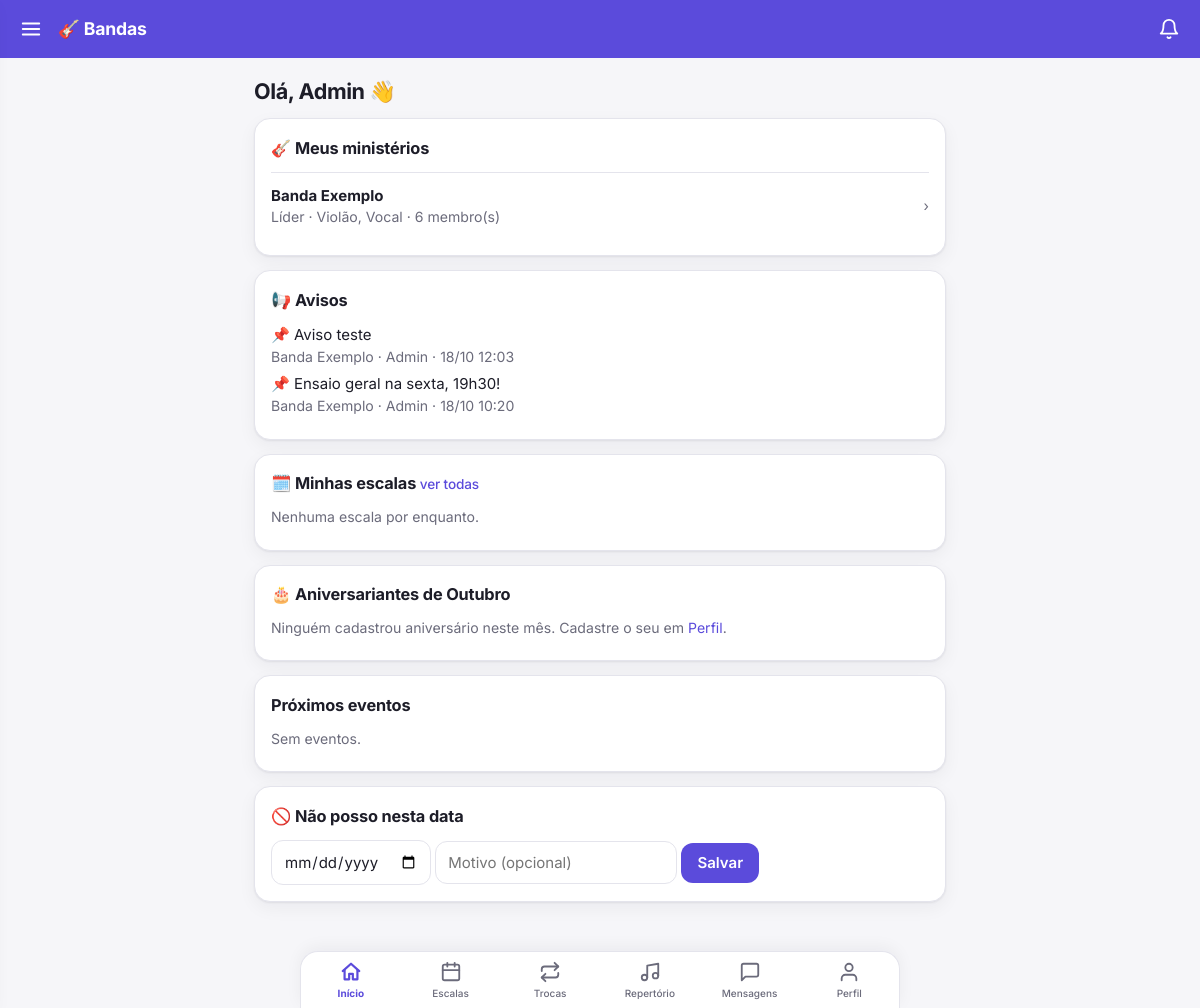
Page / (signed in) on the earlier database version.
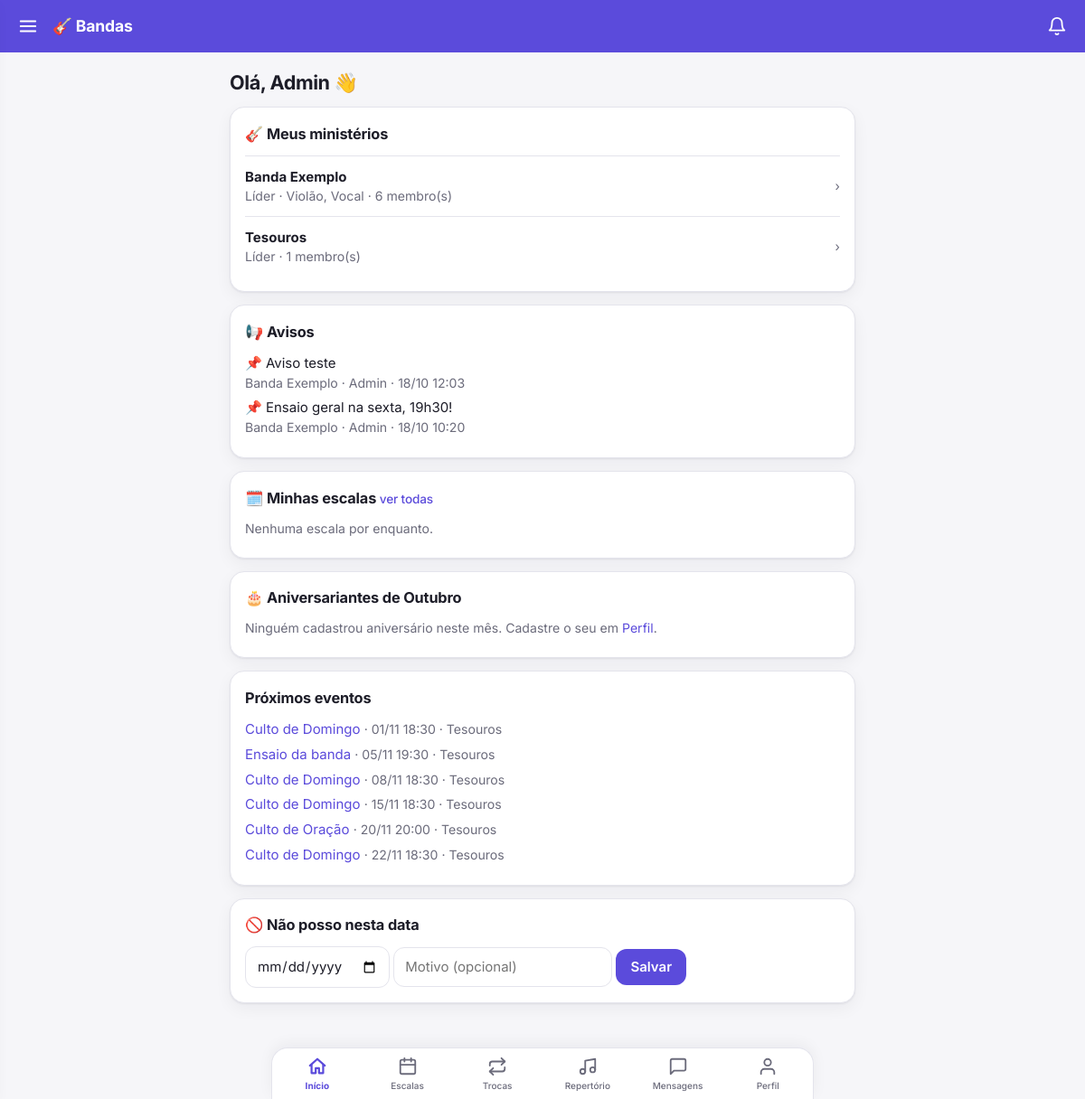
Same page on the later database version.
### core/models.py (models this page shows, shortened)
class Membro(models.Model):
    PAPEIS = [("lider", "Líder"), ("membro", "Membro")]
    user = models.ForeignKey(settings.AUTH_USER_MODEL, on_delete=models.CASCADE, related_name="membros")
    banda = models.ForeignKey(Banda, on_delete=models.CASCADE, related_name="membros")
    papel = models.CharField(max_length=10, choices=PAPEIS, default="membro")
    instrumentos = models.CharField(max_length=200, blank=True, help_text="Ex.: Violão, Baixo, Vocal")
    class Meta:
        unique_together = ("user", "banda")

class Banda(models.Model):
    nome = models.CharField(max_length=100)
    descricao = models.TextField(blank=True)
    def __str__(self):
        return self.nome

class Aviso(models.Model):
    banda = models.ForeignKey(Banda, on_delete=models.CASCADE, related_name="avisos")
    autor = models.ForeignKey(settings.AUTH_USER_MODEL, on_delete=models.SET_NULL, null=True)
    texto = models.TextField()
    fixado = models.BooleanField(default=False)
    criado = models.DateTimeField(auto_now_add=True)
    class Meta:
        ordering = ["-fixado", "-criado"]

class Evento(models.Model):
    TIPOS = [("ensaio", "Ensaio"), ("culto", "Culto/Missa"), ("show", "Show"), ("outro", "Outro")]
    banda = models.ForeignKey(Banda, on_delete=models.CASCADE, related_name="eventos")
    titulo = models.CharField(max_length=150)
    tipo = models.CharField(max_length=10, choices=TIPOS, default="ensaio")
    data_hora = models.DateTimeField()
    local = models.CharField(max_length=150, blank=True)
    descricao = models.TextField(blank=True)
    importacao = models.ForeignKey("ImportacaoEventos", null=True, blank=True, on_delete=models.SET_NULL,
                                   related_name="eventos")
    class Meta:
        ordering = ["data_hora"]

### core/views.py (the view)
# urls.py: path("", v.home, name="home"),
@login_required
def home(request):
    bandas = _bandas(request.user)
    agora = timezone.now()
    hoje = timezone.localdate()
    minhas = (Escala.objects.filter(membro__user=request.user, evento__data_hora__gte=agora)
              .select_related("evento", "membro__banda").order_by("evento__data_hora"))[:5]
    eventos = Evento.objects.filter(banda__in=bandas, data_hora__gte=agora).select_related("banda")[:6]
    avisos = Aviso.objects.filter(banda__in=bandas).select_related("banda", "autor")[:6]
    indisp = Indisponibilidade.objects.filter(membro__user=request.user, data__gte=hoje)
    meus_membros = (Membro.objects.filter(user=request.user).select_related("banda")
                    .annotate(n=Count("banda__membros")))
    anivers = sorted(Perfil.objects.filter(user__membros__banda__in=bandas, nascimento__month=hoje.month)
                     .select_related("user").distinct(), key=lambda p: p.nascimento.day)
    return render(request, "home.html", dict(
        minhas=minhas, eventos=eventos, avisos=avisos, indisp=indisp, meus_membros=meus_membros,
        anivers=anivers, hoje=hoje, mes_nome=MESES_PT[hoje.month - 1], eh_lider=_eh_lider(request.user),
        pode_criar_banda=_pode_criar_banda(request.user), trocas_info=_trocas_info(request.user)))

### core/templatetags/menu.py (called while the page is built)
@register.simple_tag(takes_context=True)
def usuario_eh_lider(context):
    u = context["request"].user
    return u.is_authenticated and Membro.objects.filter(user=u, papel="lider").exists()

### core/views.py (called while the page is built)
def _bandas(user):
    return Banda.objects.filter(membros__user=user)

def _eh_lider(user):
    return Membro.objects.filter(user=user, papel="lider").exists()

def _pode_criar_banda(user):
    return _eh_lider(user) or not Membro.objects.filter(user=user).exists()

def _trocas_info(user):
    if not _eh_lider(user):
        return None
    qs = TrocaEscala.objects.filter(escala__evento__banda__membros__user=user,
                                    escala__evento__banda__membros__papel="lider")
    agora = timezone.now()
    abertas = qs.filter(status="aberta", escala__evento__data_hora__gte=agora).distinct().count()
    aceitas = qs.filter(status="aceita", resolvida__gte=agora - timedelta(days=7)).distinct().count()
    return dict(abertas=abertas, aceitas=aceitas) if abertas or aceitas else None

### core/templates/home.html (shortened to what this page needs)
{% extends "base.html" %}{% load menu %}{% block content %}
<h1>Olá, {{ user.first_name|default:user.username }} 👋</h1>
<div class="card"><h2>🎸 Meus ministérios</h2>
{% for mm in meus_membros %}<a class="linha" href="{% url 'equipe' %}?banda={{ mm.banda_id }}"><div><b>{{ mm.banda.nome }}</b>
<div class="mut">{{ mm.get_papel_display }}{% if mm.instrumentos %} · {{ mm.instrumentos }}{% endif %} · {{ mm.n }} membro(s)</div></div><span class="mut">›</span></a>
{% empty %}<p class="mut">Você ainda não participa de nenhum ministério.</p>{% endfor %}</div>
<div class="card"><h2>📢 Avisos</h2>
{% for a in avisos %}<p>{% if a.fixado %}📌 {% endif %}{{ a.texto|linebreaksbr }}<br><span class="mut">{{ a.banda }} · {{ a.autor.first_name|default:a.autor.username }} · {{ a.criado|date:"d/m H:i" }}</span></p>
{% empty %}<p class="mut">Nenhum aviso por enquanto.</p>{% endfor %}</div>
<div class="card"><h2>🗓️ Minhas escalas <a href="{% url 'minhas_escalas' %}" style="font-size:.85rem;font-weight:500">ver todas</a></h2>
{% for e in minhas %}<div class="linha"><div><a href="{% url 'evento' e.evento.pk %}"><b>{{ e.evento.titulo }}</b></a> · {{ e.funcao }}
<div class="mut">{{ e.evento.data_hora|date:"D, d/m \à\s H:i" }} · {{ e.membro.banda }} · <a href="{% url 'troca_pedir' e.pk %}">🔄 Pedir troca</a></div></div>
<span class="tag {{ e.status }}">{{ e.get_status_display }}</span></div>
{% empty %}<p class="mut">Nenhuma escala por enquanto.</p>{% endfor %}</div>
<div class="card"><h2>🎂 Aniversariantes de {{ mes_nome }}</h2>
{% for p in anivers %}<div class="linha"><div class="quem">{% avatar p.user_id p.user.get_full_name|default:p.user.username p.foto_em 40 %}<b>{{ p.user.get_full_name|default:p.user.username }}</b></div>
{% if p.nascimento.day == hoje.day %}<span class="tag confirmado">Hoje 🎉</span>{% else %}<span class="mut">dia {{ p.nascimento.day }}</span>{% endif %}</div>
{% empty %}<p class="mut">Ninguém cadastrou aniversário neste mês. Cadastre o seu em <a href="{% url 'perfil' %}">Perfil</a>.</p>{% endfor %}</div>
<div class="card"><h2>Próximos eventos</h2>{% for ev in eventos %}
<p><a href="{% url 'evento' ev.pk %}">{{ ev.titulo }}</a> <span class="mut">· {{ ev.data_hora|date:"d/m H:i" }} · {{ ev.banda }}</span></p>
{% empty %}<p class="mut">Sem eventos.</p>{% endfor %}</div>
<div class="card"><h2>🚫 Não posso nesta data</h2>
<form method="post" action="{% url 'indisponibilidade' %}">{% csrf_token %}
<input type="date" name="data" required> <input name="motivo" placeholder="Motivo (opcional)"> <button>Salvar</button></form>
{% for i in indisp %}<p class="mut">{{ i.data|date:"d/m/Y" }} {{ i.motivo }}</p>{% endfor %}</div>
{% endblock %}

### core/templates/base.html (shortened to what this page needs)
{% load menu static %}<!doctype html><html lang="pt-br"><head><meta charset="utf-8">
</head><body>
{% usuario_eh_lider as lider_menu %}
{% if user.is_authenticated %}
<header class="top">
{% if lider_menu or user.is_staff %}<button class="ico" id="b-menu" aria-label="Abrir menu"><svg class="ic"><use href="#i-menu"/></svg></button>{% endif %}
<a class="brand" href="{% url 'home' %}">🎸 Bandas</a>
<a class="ico" href="{% url 'notificacoes' %}" aria-label="Notificações"><svg class="ic"><use href="#i-bell"/></svg></a>
</header>
{% else %}
<header class="top"><span class="brand">🎸 Bandas</span></header>
{% endif %}
<main>{% for m in messages %}<div class="msg">{{ m }}</div>{% endfor %}{% block content %}{% endblock %}</main>
{% if user.is_authenticated %}
<nav class="tabbar" aria-label="Principal">{% with n=request.resolver_match.url_name %}
<a href="{% url 'home' %}" class="{% if n == 'home' %}on{% endif %}"><svg class="ic"><use href="#i-home"/></svg><span>Início</span></a>
<a href="{% url 'minhas_escalas' %}" class="{% if n == 'minhas_escalas' %}on{% endif %}"><svg class="ic"><use href="#i-cal"/></svg><span>Escalas</span></a>
<a href="{% url 'trocas' %}" class="{% if n == 'trocas' or n == 'troca_pedir' %}on{% endif %}"><svg class="ic"><use href="#i-swap"/></svg><span>Trocas</span></a>
<a href="{% url 'repertorio' %}" class="{% if n == 'repertorio' %}on{% endif %}"><svg class="ic"><use href="#i-music"/></svg><span>Repertório</span></a>
<a href="{% url 'mensagens' %}" class="{% if n == 'mensagens' %}on{% endif %}"><svg class="ic"><use href="#i-chat"/></svg><span>Mensagens</span></a>
<a href="{% url 'perfil' %}" class="{% if n == 'perfil' or n == 'equipe' or n == 'notificacoes' or n == 'alterar_senha' %}on{% endif %}"><svg class="ic"><use href="#i-user"/></svg><span>Perfil</span></a>
{% endwith %}</nav>
{% endif %}
</body></html>

### core/templates/base.html (style rules this page uses)
:root { --bg:#f6f6f9;--card:#fff;--tx:#1d1d28;--mut:#6b6b7b;--pri:#5b4bdb;--pri-soft:#ecebfb;--ok:#1a9d5a;--no:#d23b3b;--bd:#e4e4ec;--sh:0 1px 2px #1d1d2812,0 6px 18px #1d1d280d }
* { box-sizing:border-box;-webkit-tap-highlight-color:transparent }
html { scroll-padding-top:70px }
body { margin:0;font-family:Inter,system-ui,-apple-system,"Segoe UI",Roboto,sans-serif;background:var(--bg);color:var(--tx);line-height:1.45;font-size:15px; padding-bottom:calc(76px + env(safe-area-inset-bottom,0px)) }
a { color:var(--pri);text-decoration:none }
svg.ic { width:22px;height:22px;fill:none;stroke:currentColor;stroke-width:2;stroke-linecap:round;stroke-linejoin:round;flex:none }
.top { position:sticky;top:0;z-index:30;background:var(--pri);color:#fff;display:flex;align-items:center;gap:6px; padding:calc(8px + env(safe-area-inset-top,0px)) 10px 8px;min-height:56px }
.top .brand { font-weight:700;font-size:1.1rem;letter-spacing:-.01em;color:#fff;display:flex;align-items:center;gap:8px;flex:1 }
.top button.ico,.top a.ico { background:transparent;color:#fff;border:0;width:42px;height:42px;min-height:0;padding:0;border-radius:12px;display:grid;place-items:center }
main { max-width:720px;margin:0 auto;padding:16px 14px }
h1 { font-size:1.35rem;margin:.1em 0 .5em;letter-spacing:-.02em }
h2 { margin:.1em 0 .7em;font-size:1.02rem;font-weight:700;letter-spacing:-.01em }
.card { background:var(--card);border-radius:16px;padding:16px;margin:0 0 14px;box-shadow:var(--sh);border:1px solid var(--bd) }
.mut { color:var(--mut);font-size:.88rem }
p { margin:.4em 0 }
button,.btn { font:inherit;font-weight:600;min-height:40px;padding:9px 16px;border-radius:12px;border:0;background:var(--pri);color:#fff;cursor:pointer;transition:filter .15s,transform .05s }
input:not([type=checkbox]):not([type=radio]):not([type=file]),select,textarea { font:inherit;padding:10px 12px;border-radius:12px;border:1.5px solid var(--bd);background:var(--card);color:var(--tx);max-width:100% }
.linha { display:flex;align-items:center;justify-content:space-between;gap:12px;padding:12px 0;border-top:1px solid var(--bd);color:inherit }
.tabbar { position:fixed;left:0;right:0;bottom:0;z-index:30;display:flex;background:var(--card);border-top:1px solid var(--bd); padding-bottom:env(safe-area-inset-bottom,0px);box-shadow:0 -4px 16px #1d1d280d }
.tabbar a { flex:1;min-width:0;display:flex;flex-direction:column;align-items:center;gap:3px;padding:9px 2px 8px;color:var(--mut);font-size:10px;font-weight:500;text-decoration:none }
.tabbar a span { max-width:100%;overflow:hidden;text-overflow:ellipsis;white-space:nowrap }
.tabbar a.on { color:var(--pri);font-weight:700 }
.tabbar a.on svg { stroke-width:2.4 }
@media (min-width:760px) { .tabbar { max-width:720px;left:50%;transform:translateX(-50%);border-radius:18px 18px 0 0;border:1px solid var(--bd);border-bottom:0 } }

Differences in the rows shown:
added Membro: banda.nome "Tesouros", papel "Líder", n "1"
added Evento: titulo "Culto de Domingo", data_hora "01/11 18:30", banda "Tesouros"
added Evento: titulo "Ensaio da banda", data_hora "05/11 19:30", banda "Tesouros"
added Evento: titulo "Culto de Domingo", data_hora "08/11 18:30", banda "Tesouros"
added Evento: titulo "Culto de Domingo", data_hora "15/11 18:30", banda "Tesouros"
added Evento: titulo "Culto de Oração", data_hora "20/11 20:00", banda "Tesouros"
added Evento: titulo "Culto de Domingo", data_hora "22/11 18:30", banda "Tesouros"
Other differences:
text no longer shown: "Sem eventos."
